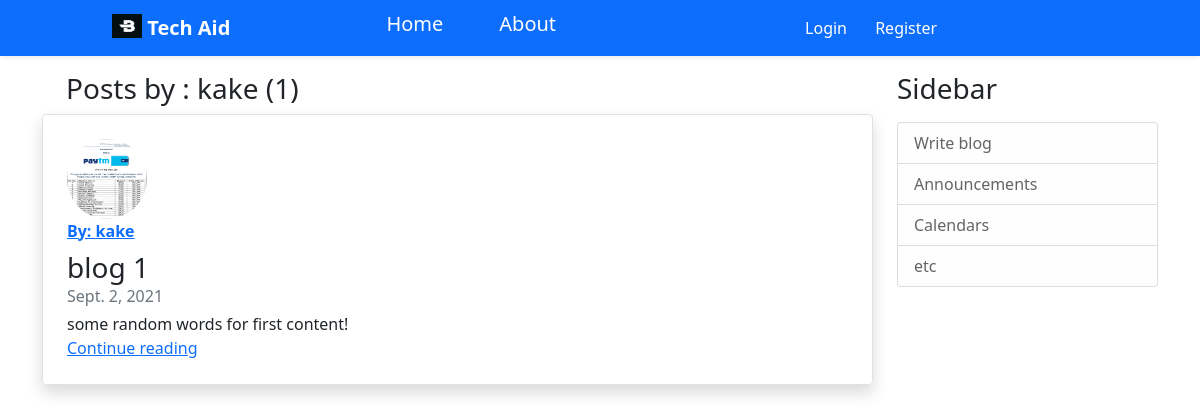
The app's page /user/kake, older data.
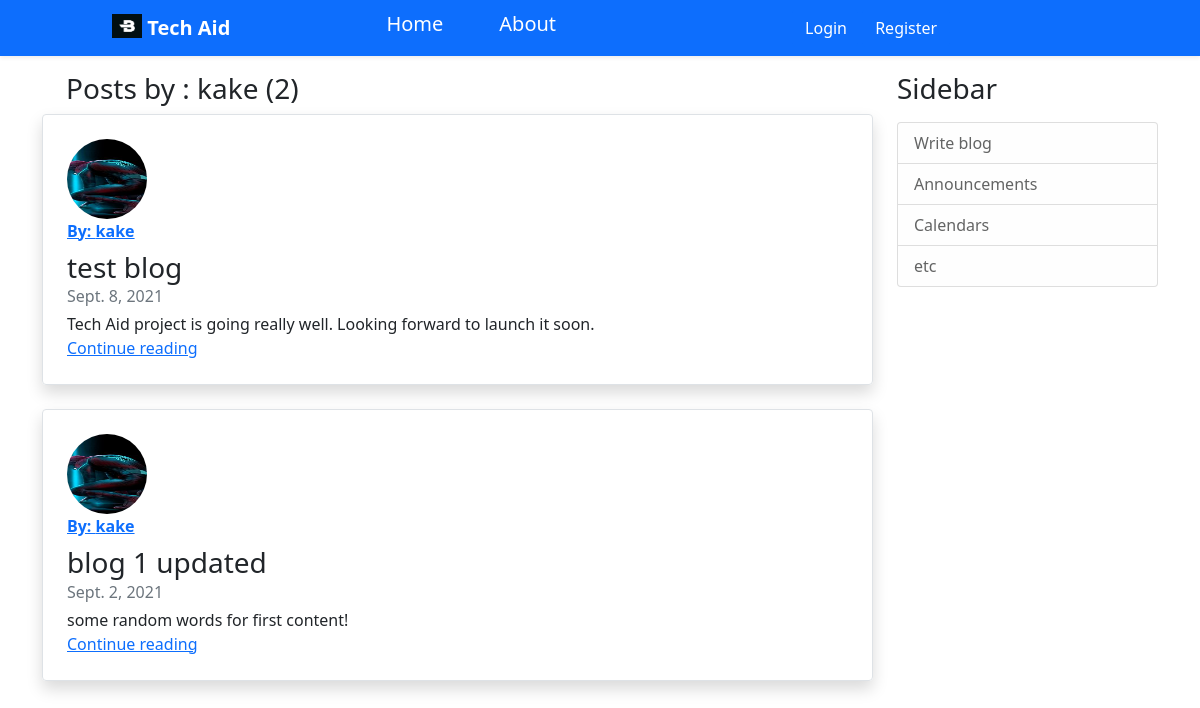
The same page, newer data.
### blog/models.py (models this page shows, shortened)
class postblog(models.Model):
    title=models.CharField(max_length=50)
    content=models.TextField()
    date_posted=models.DateField(default=timezone.now)
    user=models.ForeignKey(User, on_delete=models.CASCADE)

### users/models.py (models this page shows, shortened)
class profile(models.Model):
    user = models.OneToOneField(User, on_delete=models.CASCADE)
    image = models.ImageField(default="default.jpg", upload_to='profile_pics', height_field=None, width_field=None, max_length=None)

### blog/views.py (the view)
# urls.py: path('user/<str:username>',userpostblogListView.as_view(),name="user-posts"),
class userpostblogListView(ListView):
    model = postblog
    template_name = "blog/user_posts.html"
    context_object_name = "posts"
    ordering = ['-date_posted']
    paginate_by=10
    def get_queryset(self):
        user = get_object_or_404(User, username=self.kwargs.get('username'))
        return postblog.objects.filter(user=user).order_by('-date_posted')

### blog/templates/blog/user_posts.html (shortened to what this page needs)
{% extends 'blog/base.html' %}
{%block content%}
    <div class="container">
        <h3> Posts by : {{view.kwargs.username}} ({{page_obj.paginator.count}}) </h3>
    </div>
  {% for post in posts %}
      <div class="row g-0 border rounded overflow-hidden flex-md-row mb-4 shadow h-md-250 position-relative">
        <div class="col p-4 d-flex flex-column position-static">
          <img src="{{post.user.profile.image.url}}" alt="Avatar"
                class="rounded-circle" style="width: 80px; height: 80px;" >
          <a class="d-inline-block mb-2 text-primary" href="{% url 'user-posts' post.user.username %}">
          <strong>By: {{post.user}}</strong></a>
          <h3 class="mb-0">{{post.title}}</h3>
          <div class="mb-1 text-muted">{{post.date_posted}}</div>
          <p class="card-text mb-auto">{{post.content}}</p>
          <a href="{% url 'blog-content' post.id %}">Continue reading</a>
        </div>
      </div>
    {% endfor %}
{%endblock content%}

### blog/templates/blog/base.html (shortened to what this page needs)
{% load static %}
<!doctype html>
<html lang="en">
<head>
    <link href="https://cdn.jsdelivr.net/npm/bootstrap@5.1.0/dist/css/bootstrap.min.css" rel="stylesheet">
</head>
<body>
    <nav class="navbar navbar-expand-lg navbar-dark bg-primary shadow-sm">
        <div class="container-fluid">
            <a class="navbar-brand" style="padding-left:100px;padding-right:140px;font-weight: bold;" href="{% url 'blog-home' %}">
                <img src="{% static 'blog/icon.jpg' %}" alt="" width="30" height="24" class="d-inline-block align-text-top">
                Tech Aid
            </a>
            <div class="collapse navbar-collapse" id="navbarNav">
            <ul class="navbar-nav">
                <li class="nav-item" style="padding-right: 40px">
                <a class="navbar-brand" aria-current="page" href="{% url 'blog-home' %}">Home</a>
                </li>
                <li class="nav-item" style="padding-right: 40px">
                <a class="navbar-brand" href="{% url 'blog-about' %}">About</a>
                </li>
                <li class="nav-item" style="padding-right: 10px">
                {% if user.is_authenticated %}
                    <a class="btn btn-primary" style="padding-right: 10px; margin-left: 180px"
                    href="{% url 'user-profile' %}" role="button">Profile</a>
                    <a class="btn btn-primary" href="{% url 'user-logout' %}" role="button">Logout</a>
                {% else %}
                    <a class="btn btn-primary" style="padding-right: 10px; margin-left: 180px"
                    href="{% url 'user-login' %}" role="button">Login</a>
                    <a class="btn btn-primary" href="{% url 'user-register' %}" role="button">Register</a>
                {% endif %}
                </li>
            </ul>
            </div>
        </div>
    </nav>
    <main role="main" class="container">
    <div class="row mb-2 mt-3">
        <div class="col-md-9">
            {% block content %}
            {% endblock content %}
        </div>
        <div class="col-md-3">
            <div class="content-section">
            <h3>Sidebar</h3>
            <p class='text-muted'>
            <ul class="list-group">
                <a class="list-group-item list-group-item-light" href="{% url 'blog-create' %}">
                Write blog</a>
                <a class="list-group-item list-group-item-light" href="">Announcements</a>
                <a class="list-group-item list-group-item-light" href="">Calendars</a>
                <a class="list-group-item list-group-item-light" href="">etc</a>
            </ul>
            </p>
            </div>
        </div>
      </div>
    </main>
</body>
</html>

Row changes from the older to the newer data that the page shows:
added postblog: user.profile.image (picture), user "kake", title "test blog", date_posted "Sept. 8, 2021", content "Tech Aid project is going really well. Looking forward to launch it soon."
changed postblog "some random words for first content!": user.profile.image: a different picture; title "blog 1" → "blog 1 updated"
Text that changed along with them:
{{ page_obj.paginator.count }}: "1" → "2"
